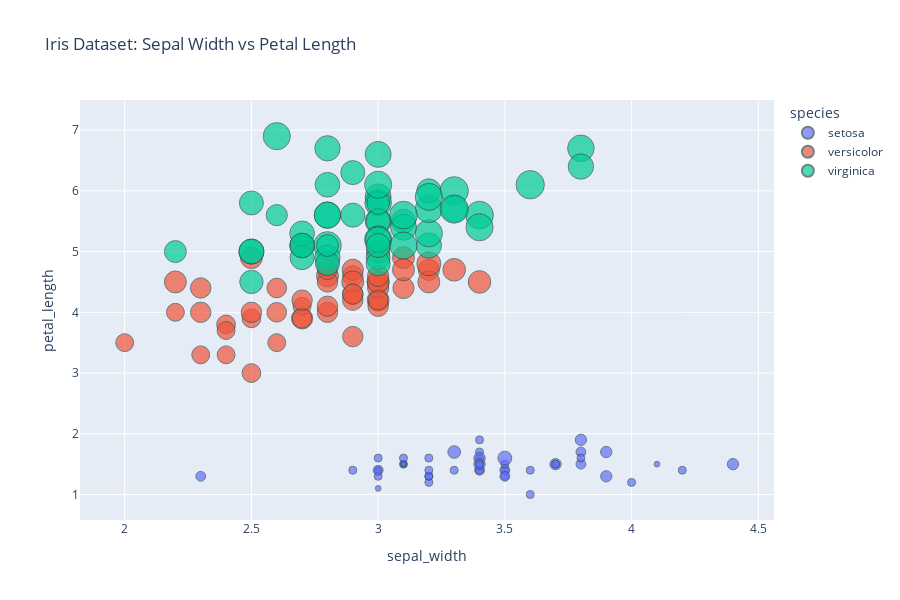

The notebook cell this image was saved under:
### Markdown cell above
### Task 2: Scatter Plot with Hover Tooltips

### Code cell
# Load iris dataset
df_iris = px.data.iris()

# Create scatter plot with hover information
fig = px.scatter(df_iris, 
                x='sepal_width', 
                y='petal_length',
                color='species',
                size='petal_width',
                hover_data=['sepal_length', 'petal_width'],
                title='Iris Dataset: Sepal Width vs Petal Length')

fig.update_traces(marker=dict(line=dict(width=1, color='DarkSlateGrey')))
fig.update_layout(height=600)
fig.show()

### Figure 1 — Plotly figure (JSON) as saved in the notebook; plotly's stock layout.template omitted (floating-point values rounded to 4 significant figures)
{"data": [{"customdata": [[5.1, 0.2], [4.9, 0.2], [4.7, 0.2], [4.6, 0.2], [5.0, 0.2], [5.4, 0.4], [4.6, 0.3], [5.0, 0.2], [4.4, 0.2], [4.9, 0.1], [5.4, 0.2], [4.8, 0.2], [4.8, 0.1], [4.3, 0.1], [5.8, 0.2], [5.7, 0.4], [5.4, 0.4], [5.1, 0.3], [5.7, 0.3], [5.1, 0.3], [5.4, 0.2], [5.1, 0.4], [4.6, 0.2], [5.1, 0.5], [4.8, 0.2], [5.0, 0.2], [5.0, 0.4], [5.2, 0.2], [5.2, 0.2], [4.7, 0.2], [4.8, 0.2], [5.4, 0.4], [5.2, 0.1], [5.5, 0.2], [4.9, 0.1], [5.0, 0.2], [5.5, 0.2], [4.9, 0.1], [4.4, 0.2], [5.1, 0.2], [5.0, 0.3], [4.5, 0.3], [4.4, 0.2], [5.0, 0.6], [5.1, 0.4], [4.8, 0.3], [5.1, 0.2], [4.6, 0.2], [5.3, 0.2], [5.0, 0.2]], "hovertemplate": "species=setosa<br>sepal_width=%{x}<br>petal_length=%{y}<br>petal_width=%{customdata[1]}<br>sepal_length=%{customdata[0]}<extra></extra>", "legendgroup": "setosa", "marker": {"color": "#636efa", "line": {"color": "DarkSlateGrey", "width": 1}, "size": [0.2, 0.2, 0.2, 0.2, 0.2, 0.4, 0.3, 0.2, 0.2, 0.1, 0.2, 0.2, 0.1, 0.1, 0.2, 0.4, 0.4, 0.3, 0.3, 0.3, 0.2, 0.4, 0.2, 0.5, 0.2, 0.2, 0.4, 0.2, 0.2, 0.2, 0.2, 0.4, 0.1, 0.2, 0.1, 0.2, 0.2, 0.1, 0.2, 0.2, 0.3, 0.3, 0.2, 0.6, 0.4, 0.3, 0.2, 0.2, 0.2, 0.2], "sizemode": "area", "sizeref": 0.00625, "symbol": "circle"}, "mode": "markers", "name": "setosa", "orientation": "v", "showlegend": true, "type": "scatter", "x": [3.5, 3.0, 3.2, 3.1, 3.6, 3.9, 3.4, 3.4, 2.9, 3.1, 3.7, 3.4, 3.0, 3.0, 4.0, 4.4, 3.9, 3.5, 3.8, 3.8, 3.4, 3.7, 3.6, 3.3, 3.4, 3.0, 3.4, 3.5, 3.4, 3.2, 3.1, 3.4, 4.1, 4.2, 3.1, 3.2, 3.5, 3.1, 3.0, 3.4, 3.5, 2.3, 3.2, 3.5, 3.8, 3.0, 3.8, 3.2, 3.7, 3.3], "xaxis": "x", "y": [1.4, 1.4, 1.3, 1.5, 1.4, 1.7, 1.4, 1.5, 1.4, 1.5, 1.5, 1.6, 1.4, 1.1, 1.2, 1.5, 1.3, 1.4, 1.7, 1.5, 1.7, 1.5, 1.0, 1.7, 1.9, 1.6, 1.6, 1.5, 1.4, 1.6, 1.6, 1.5, 1.5, 1.4, 1.5, 1.2, 1.3, 1.5, 1.3, 1.5, 1.3, 1.3, 1.3, 1.6, 1.9, 1.4, 1.6, 1.4, 1.5, 1.4], "yaxis": "y"}, {"customdata": [[7.0, 1.4], [6.4, 1.5], [6.9, 1.5], [5.5, 1.3], [6.5, 1.5], [5.7, 1.3], [6.3, 1.6], [4.9, 1.0], [6.6, 1.3], [5.2, 1.4], [5.0, 1.0], [5.9, 1.5], [6.0, 1.0], [6.1, 1.4], [5.6, 1.3], [6.7, 1.4], [5.6, 1.5], [5.8, 1.0], [6.2, 1.5], [5.6, 1.1], [5.9, 1.8], [6.1, 1.3], [6.3, 1.5], [6.1, 1.2], [6.4, 1.3], [6.6, 1.4], [6.8, 1.4], [6.7, 1.7], [6.0, 1.5], [5.7, 1.0], [5.5, 1.1], [5.5, 1.0], [5.8, 1.2], [6.0, 1.6], [5.4, 1.5], [6.0, 1.6], [6.7, 1.5], [6.3, 1.3], [5.6, 1.3], [5.5, 1.3], [5.5, 1.2], [6.1, 1.4], [5.8, 1.2], [5.0, 1.0], [5.6, 1.3], [5.7, 1.2], [5.7, 1.3], [6.2, 1.3], [5.1, 1.1], [5.7, 1.3]], "hovertemplate": "species=versicolor<br>sepal_width=%{x}<br>petal_length=%{y}<br>petal_width=%{customdata[1]}<br>sepal_length=%{customdata[0]}<extra></extra>", "legendgroup": "versicolor", "marker": {"color": "#EF553B", "line": {"color": "DarkSlateGrey", "width": 1}, "size": [1.4, 1.5, 1.5, 1.3, 1.5, 1.3, 1.6, 1.0, 1.3, 1.4, 1.0, 1.5, 1.0, 1.4, 1.3, 1.4, 1.5, 1.0, 1.5, 1.1, 1.8, 1.3, 1.5, 1.2, 1.3, 1.4, 1.4, 1.7, 1.5, 1.0, 1.1, 1.0, 1.2, 1.6, 1.5, 1.6, 1.5, 1.3, 1.3, 1.3, 1.2, 1.4, 1.2, 1.0, 1.3, 1.2, 1.3, 1.3, 1.1, 1.3], "sizemode": "area", "sizeref": 0.00625, "symbol": "circle"}, "mode": "markers", "name": "versicolor", "orientation": "v", "showlegend": true, "type": "scatter", "x": [3.2, 3.2, 3.1, 2.3, 2.8, 2.8, 3.3, 2.4, 2.9, 2.7, 2.0, 3.0, 2.2, 2.9, 2.9, 3.1, 3.0, 2.7, 2.2, 2.5, 3.2, 2.8, 2.5, 2.8, 2.9, 3.0, 2.8, 3.0, 2.9, 2.6, 2.4, 2.4, 2.7, 2.7, 3.0, 3.4, 3.1, 2.3, 3.0, 2.5, 2.6, 3.0, 2.6, 2.3, 2.7, 3.0, 2.9, 2.9, 2.5, 2.8], "xaxis": "x", "y": [4.7, 4.5, 4.9, 4.0, 4.6, 4.5, 4.7, 3.3, 4.6, 3.9, 3.5, 4.2, 4.0, 4.7, 3.6, 4.4, 4.5, 4.1, 4.5, 3.9, 4.8, 4.0, 4.9, 4.7, 4.3, 4.4, 4.8, 5.0, 4.5, 3.5, 3.8, 3.7, 3.9, 5.1, 4.5, 4.5, 4.7, 4.4, 4.1, 4.0, 4.4, 4.6, 4.0, 3.3, 4.2, 4.2, 4.2, 4.3, 3.0, 4.1], "yaxis": "y"}, {"customdata": [[6.3, 2.5], [5.8, 1.9], [7.1, 2.1], [6.3, 1.8], [6.5, 2.2], [7.6, 2.1], [4.9, 1.7], [7.3, 1.8], [6.7, 1.8], [7.2, 2.5], [6.5, 2.0], [6.4, 1.9], [6.8, 2.1], [5.7, 2.0], [5.8, 2.4], [6.4, 2.3], [6.5, 1.8], [7.7, 2.2], [7.7, 2.3], [6.0, 1.5], [6.9, 2.3], [5.6, 2.0], [7.7, 2.0], [6.3, 1.8], [6.7, 2.1], [7.2, 1.8], [6.2, 1.8], [6.1, 1.8], [6.4, 2.1], [7.2, 1.6], [7.4, 1.9], [7.9, 2.0], [6.4, 2.2], [6.3, 1.5], [6.1, 1.4], [7.7, 2.3], [6.3, 2.4], [6.4, 1.8], [6.0, 1.8], [6.9, 2.1], [6.7, 2.4], [6.9, 2.3], [5.8, 1.9], [6.8, 2.3], [6.7, 2.5], [6.7, 2.3], [6.3, 1.9], [6.5, 2.0], [6.2, 2.3], [5.9, 1.8]], "hovertemplate": "species=virginica<br>sepal_width=%{x}<br>petal_length=%{y}<br>petal_width=%{customdata[1]}<br>sepal_length=%{customdata[0]}<extra></extra>", "legendgroup": "virginica", "marker": {"color": "#00cc96", "line": {"color": "DarkSlateGrey", "width": 1}, "size": [2.5, 1.9, 2.1, 1.8, 2.2, 2.1, 1.7, 1.8, 1.8, 2.5, 2.0, 1.9, 2.1, 2.0, 2.4, 2.3, 1.8, 2.2, 2.3, 1.5, 2.3, 2.0, 2.0, 1.8, 2.1, 1.8, 1.8, 1.8, 2.1, 1.6, 1.9, 2.0, 2.2, 1.5, 1.4, 2.3, 2.4, 1.8, 1.8, 2.1, 2.4, 2.3, 1.9, 2.3, 2.5, 2.3, 1.9, 2.0, 2.3, 1.8], "sizemode": "area", "sizeref": 0.00625, "symbol": "circle"}, "mode": "markers", "name": "virginica", "orientation": "v", "showlegend": true, "type": "scatter", "x": [3.3, 2.7, 3.0, 2.9, 3.0, 3.0, 2.5, 2.9, 2.5, 3.6, 3.2, 2.7, 3.0, 2.5, 2.8, 3.2, 3.0, 3.8, 2.6, 2.2, 3.2, 2.8, 2.8, 2.7, 3.3, 3.2, 2.8, 3.0, 2.8, 3.0, 2.8, 3.8, 2.8, 2.8, 2.6, 3.0, 3.4, 3.1, 3.0, 3.1, 3.1, 3.1, 2.7, 3.2, 3.3, 3.0, 2.5, 3.0, 3.4, 3.0], "xaxis": "x", "y": [6.0, 5.1, 5.9, 5.6, 5.8, 6.6, 4.5, 6.3, 5.8, 6.1, 5.1, 5.3, 5.5, 5.0, 5.1, 5.3, 5.5, 6.7, 6.9, 5.0, 5.7, 4.9, 6.7, 4.9, 5.7, 6.0, 4.8, 4.9, 5.6, 5.8, 6.1, 6.4, 5.6, 5.1, 5.6, 6.1, 5.6, 5.5, 4.8, 5.4, 5.6, 5.1, 5.1, 5.9, 5.7, 5.2, 5.0, 5.2, 5.4, 5.1], "yaxis": "y"}], "layout": {"height": 600, "legend": {"itemsizing": "constant", "title": {"text": "species"}, "tracegroupgap": 0}, "title": {"text": "Iris Dataset: Sepal Width vs Petal Length"}, "xaxis": {"anchor": "y", "domain": [0, 1], "title": {"text": "sepal_width"}}, "yaxis": {"anchor": "x", "domain": [0, 1], "title": {"text": "petal_length"}}}}
